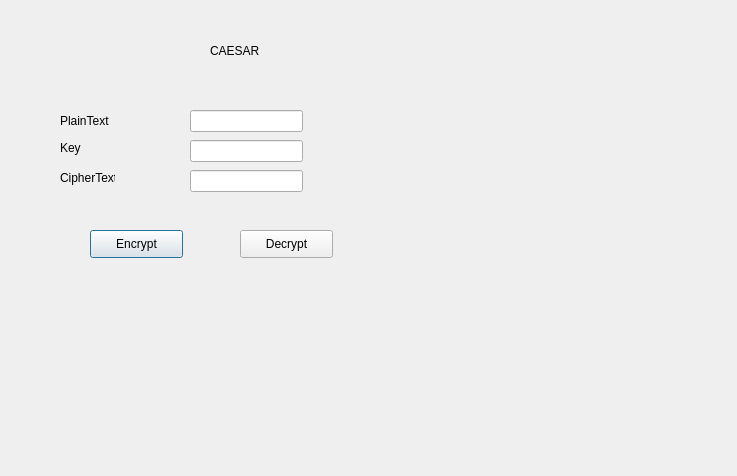
<?xml version="1.0" encoding="UTF-8"?>
<ui version="4.0">
 <class>Dialog</class>
 <widget class="QDialog" name="Dialog">
  <property name="geometry">
   <rect>
    <x>0</x>
    <y>0</y>
    <width>737</width>
    <height>476</height>
   </rect>
  </property>
  <property name="windowTitle">
   <string>Dialog</string>
  </property>
  <widget class="QLabel" name="label">
   <property name="geometry">
    <rect>
     <x>60</x>
     <y>100</y>
     <width>51</width>
     <height>41</height>
    </rect>
   </property>
   <property name="text">
    <string>PlainText</string>
   </property>
  </widget>
  <widget class="QLabel" name="label_2">
   <property name="geometry">
    <rect>
     <x>60</x>
     <y>140</y>
     <width>55</width>
     <height>16</height>
    </rect>
   </property>
   <property name="text">
    <string>Key</string>
   </property>
  </widget>
  <widget class="QLabel" name="label_3">
   <property name="geometry">
    <rect>
     <x>60</x>
     <y>170</y>
     <width>55</width>
     <height>16</height>
    </rect>
   </property>
   <property name="text">
    <string>CipherText</string>
   </property>
  </widget>
  <widget class="QLineEdit" name="txt_plain_text">
   <property name="geometry">
    <rect>
     <x>190</x>
     <y>110</y>
     <width>113</width>
     <height>22</height>
    </rect>
   </property>
   <property name="text">
    <string/>
   </property>
  </widget>
  <widget class="QLineEdit" name="txt_key_text">
   <property name="geometry">
    <rect>
     <x>190</x>
     <y>140</y>
     <width>113</width>
     <height>22</height>
    </rect>
   </property>
   <property name="text">
    <string/>
   </property>
  </widget>
  <widget class="QLineEdit" name="txt_cipher_text">
   <property name="geometry">
    <rect>
     <x>190</x>
     <y>170</y>
     <width>113</width>
     <height>22</height>
    </rect>
   </property>
   <property name="text">
    <string/>
   </property>
  </widget>
  <widget class="QPushButton" name="btn_encrypt">
   <property name="geometry">
    <rect>
     <x>90</x>
     <y>230</y>
     <width>93</width>
     <height>28</height>
    </rect>
   </property>
   <property name="text">
    <string>Encrypt</string>
   </property>
  </widget>
  <widget class="QPushButton" name="btn_decrypt">
   <property name="geometry">
    <rect>
     <x>240</x>
     <y>230</y>
     <width>93</width>
     <height>28</height>
    </rect>
   </property>
   <property name="text">
    <string>Decrypt</string>
   </property>
  </widget>
  <widget class="QLabel" name="label_4">
   <property name="geometry">
    <rect>
     <x>210</x>
     <y>30</y>
     <width>51</width>
     <height>41</height>
    </rect>
   </property>
   <property name="text">
    <string>CAESAR</string>
   </property>
  </widget>
 </widget>
 <resources/>
 <connections/>
</ui>
